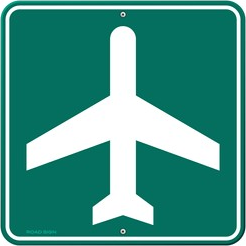
#> input picture tools/generic_plane_icon.png, 246 x 246 px
$ python generate_generic_plane_icon.py
#> lines starting #> are read from the running program, lines starting #| are printed output that depends on the picture
# Regenerates src/render/GenericPlaneImg.cpp from tools/generic_plane_icon.png - the fallback graphic
# FlightScreen.cpp's TwoUp/OneUp cards show in place of an airline logo (no logo exists for non-commercial
# traffic, or a commercial logo that hasn't finished downloading yet - see LogoStore.h). Baked into flash at
# compile time (unlike airline logos, which LogoStore downloads into LittleFS on demand) since this one
# graphic is static and always needed, the same "checked-in generated table" precedent
# generate_airport_table.py already set for AirportData.cpp.
#
# Usage: python3 tools/generate_generic_plane_icon.py
# (run from the project root; needs Pillow: python3 -m pip install pillow)
import os

from PIL import Image

SRC_PNG = os.path.join(os.path.dirname(__file__), "generic_plane_icon.png")
OUT_CPP = os.path.join(os.path.dirname(__file__), "..", "src", "render", "GenericPlaneImg.cpp")
SIZE = 70  # matches LogoStore's airline-logo footprint (LogoStore.cpp's kLogo) - same card layout slot


def rgb565(r, g, b):
    return ((r & 0xF8) << 8) | ((g & 0xFC) << 3) | (b >> 3)


def main():
    im = Image.open(SRC_PNG).convert("RGB").resize((SIZE, SIZE), Image.LANCZOS)
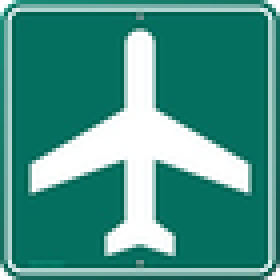
#> im: PIL image 70x70 RGB (shown 4 times larger); mean R, G, B 69.2, 146.8, 135
    pixels = list(im.getdata())
#> pixels = 4900 items, first 6: (253, 251, 252), (255, 255, 255), (247, 255, 255), (149, 210, 201), (48, 160, 140), (26, 137, 121)

    lines = []
    for i in range(0, len(pixels), SIZE):
        row_vals = []
        for (r, g, b) in pixels[i:i + SIZE]:
            v = rgb565(r, g, b)
            row_vals.append(f"{v & 0xFF:#04x},{(v >> 8) & 0xFF:#04x}")  # little-endian, matches LogoStore.cpp
        lines.append("    " + ",".join(row_vals) + ",")
#> this loop made 70 passes
#> i on passes 2 to 13: 70, 140, 210, 280, 350, 420, 490, 560, 630, 700, 770, 840
#> after the loop, lines = 70 items

    with open(OUT_CPP, "w") as f:
        f.write(
            "// GENERATED by tools/generate_generic_plane_icon.py from tools/generic_plane_icon.png - do not "
            "edit by hand.\n"
            "#include \"GenericPlaneImg.h\"\n\n"
            "namespace {\n"
            f"const uint8_t kData[] = {{\n"
        )
        f.write("\n".join(lines))
        f.write(
            "\n};\n"
            "}  // namespace\n\n"
            "const lv_image_dsc_t kGenericPlaneImg = {\n"
            "    .header = {\n"
            "        .magic = LV_IMAGE_HEADER_MAGIC,\n"
            "        .cf = LV_COLOR_FORMAT_RGB565,\n"
            "        .flags = 0,\n"
            f"        .w = {SIZE},\n"
            f"        .h = {SIZE},\n"
            f"        .stride = {SIZE * 2},\n"
            "        .reserved_2 = 0,\n"
            "    },\n"
            "    .data_size = sizeof(kData),\n"
            "    .data = kData,\n"
            "    .reserved = nullptr,\n"
            "    .reserved_2 = nullptr,\n"
            "};\n"
        )
    print(f"wrote {OUT_CPP} ({SIZE}x{SIZE}, {len(pixels) * 2} B pixel data)")
#| wrote tools/../src/render/GenericPlaneImg.cpp (70x70, 9800 B pixel data)


if __name__ == "__main__":
    main()
